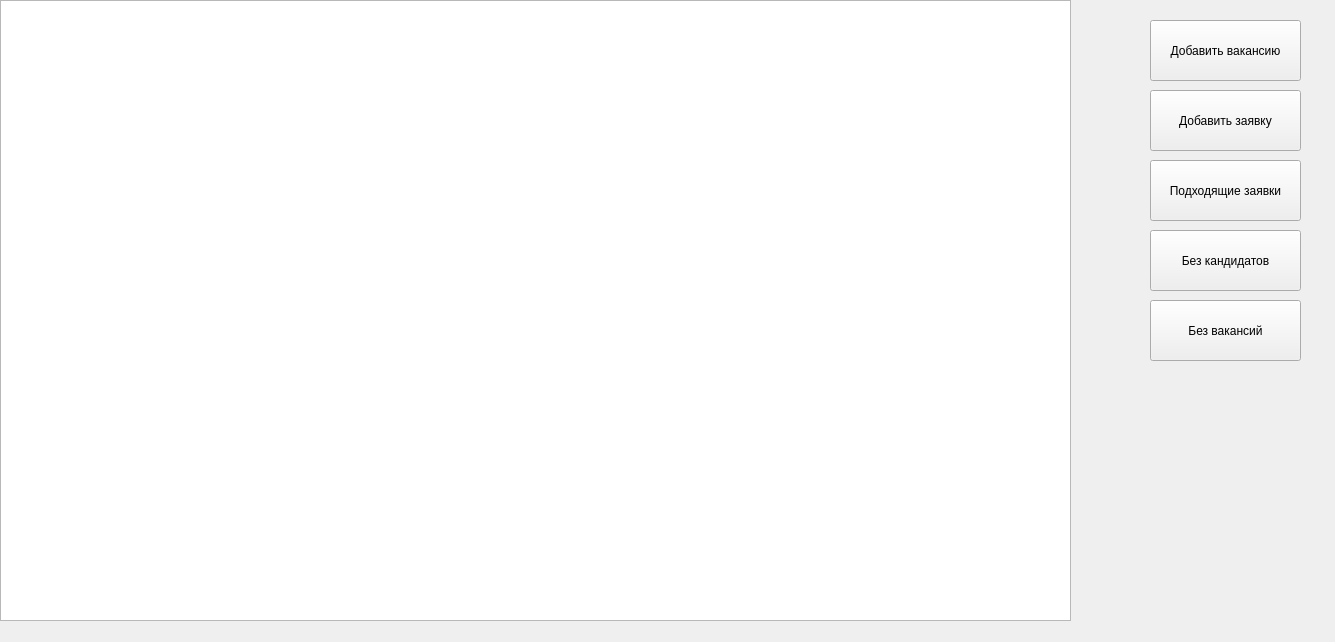
<?xml version="1.0" encoding="UTF-8"?>
<ui version="4.0">
 <class>MainWindow</class>
 <widget class="QMainWindow" name="MainWindow">
  <property name="geometry">
   <rect>
    <x>0</x>
    <y>0</y>
    <width>1335</width>
    <height>642</height>
   </rect>
  </property>
  <property name="windowTitle">
   <string>MainWindow</string>
  </property>
  <widget class="QWidget" name="centralwidget">
   <widget class="QPushButton" name="addWorkerButton">
    <property name="geometry">
     <rect>
      <x>1150</x>
      <y>90</y>
      <width>151</width>
      <height>61</height>
     </rect>
    </property>
    <property name="text">
     <string>Добавить заявку</string>
    </property>
   </widget>
   <widget class="QPushButton" name="addVacancyButton">
    <property name="geometry">
     <rect>
      <x>1150</x>
      <y>20</y>
      <width>151</width>
      <height>61</height>
     </rect>
    </property>
    <property name="text">
     <string>Добавить вакансию</string>
    </property>
   </widget>
   <widget class="QPushButton" name="deficitVacancyButton">
    <property name="geometry">
     <rect>
      <x>1150</x>
      <y>230</y>
      <width>151</width>
      <height>61</height>
     </rect>
    </property>
    <property name="text">
     <string>Без кандидатов</string>
    </property>
   </widget>
   <widget class="QPushButton" name="acceptedVacancyButton">
    <property name="geometry">
     <rect>
      <x>1150</x>
      <y>160</y>
      <width>151</width>
      <height>61</height>
     </rect>
    </property>
    <property name="text">
     <string>Подходящие заявки</string>
    </property>
   </widget>
   <widget class="QTableView" name="tableView">
    <property name="geometry">
     <rect>
      <x>0</x>
      <y>0</y>
      <width>1071</width>
      <height>621</height>
     </rect>
    </property>
   </widget>
   <widget class="QPushButton" name="deficitWorkerButton">
    <property name="geometry">
     <rect>
      <x>1150</x>
      <y>300</y>
      <width>151</width>
      <height>61</height>
     </rect>
    </property>
    <property name="text">
     <string>Без вакансий</string>
    </property>
   </widget>
  </widget>
  <widget class="QMenuBar" name="menubar">
   <property name="geometry">
    <rect>
     <x>0</x>
     <y>0</y>
     <width>1335</width>
     <height>22</height>
    </rect>
   </property>
  </widget>
 </widget>
 <resources/>
 <connections/>
</ui>
